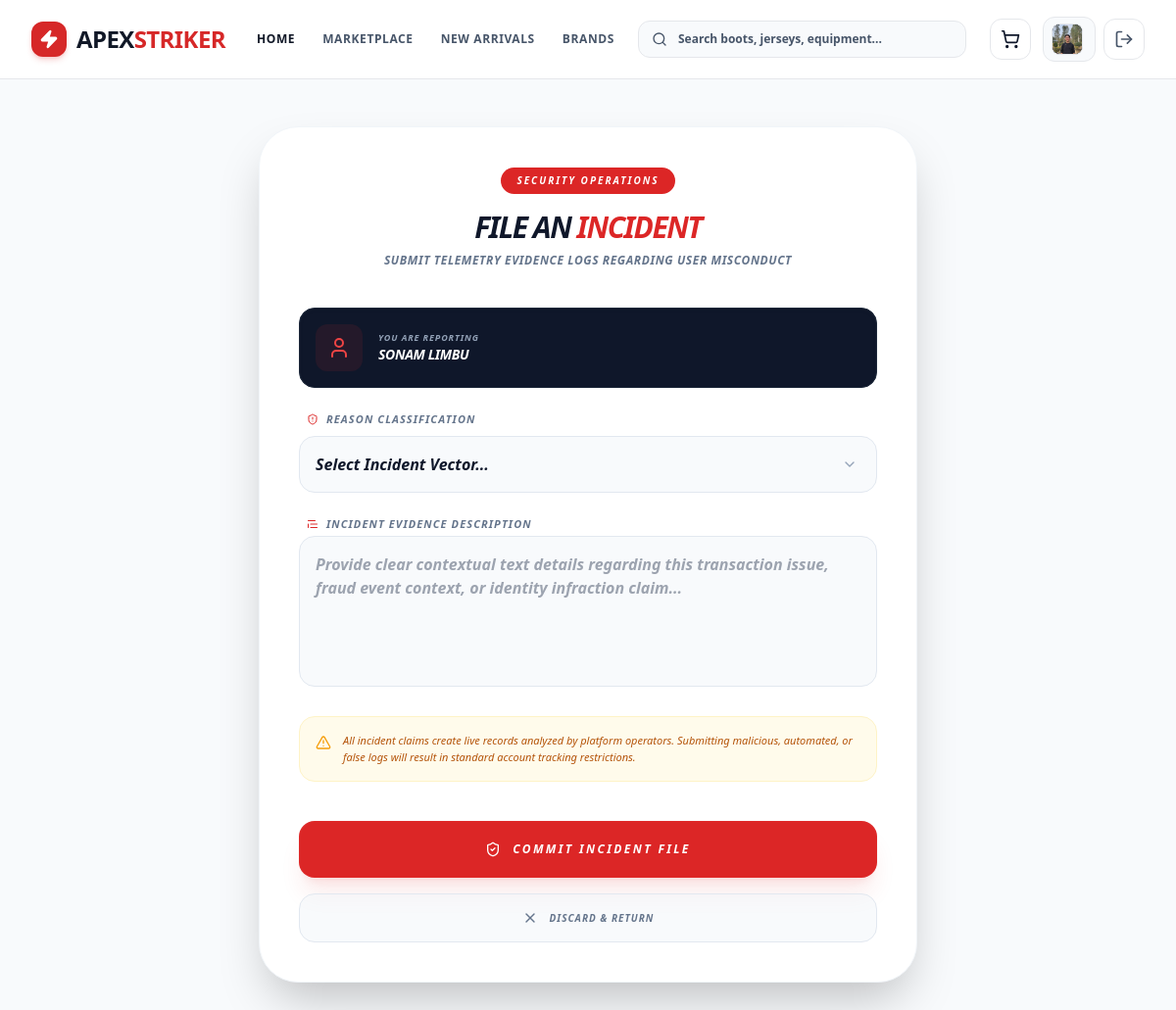
The app's page /report/add/5/ (signed in), older data.
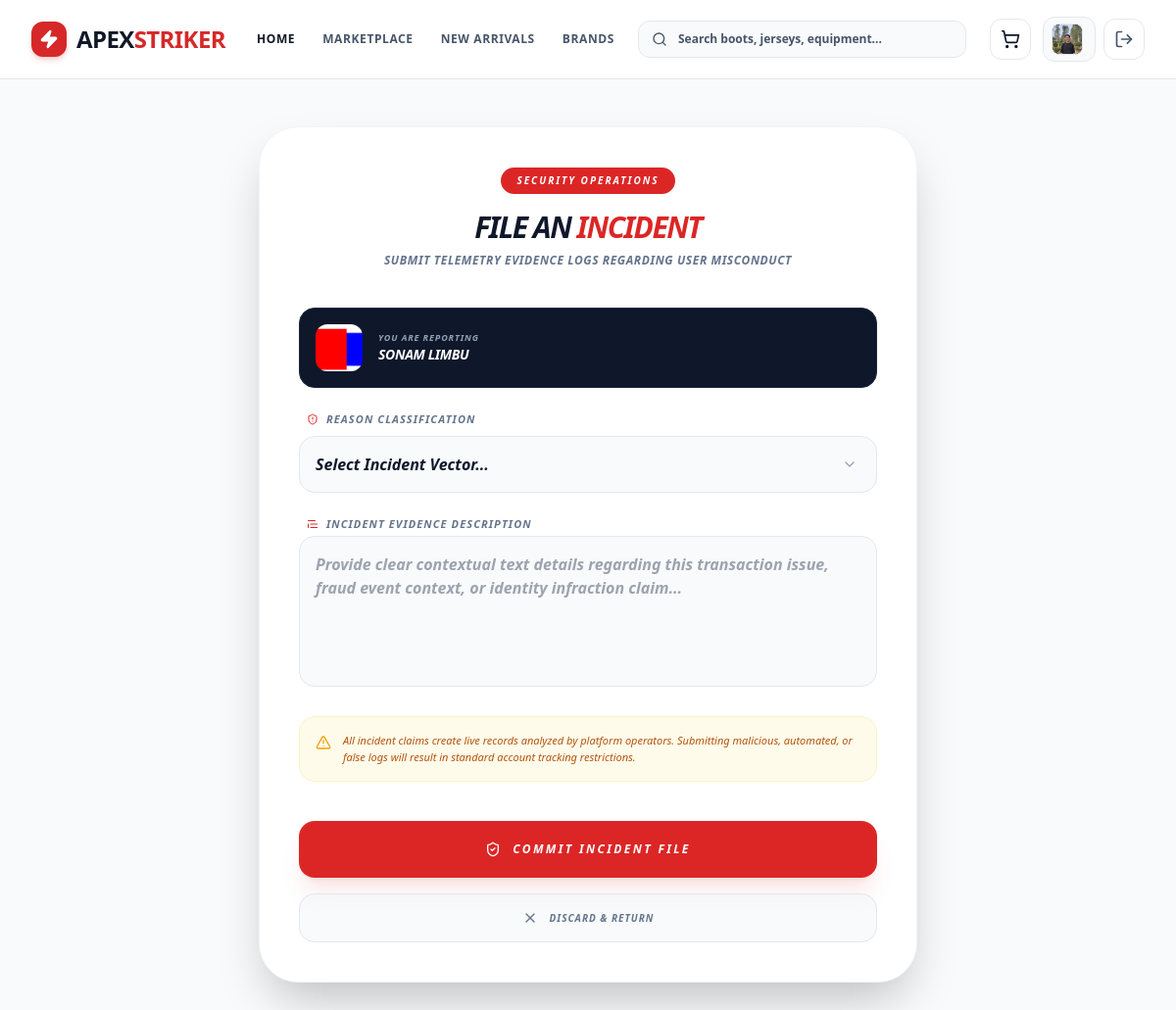
The same page, newer data.
### as_app/models.py (models this page shows, shortened)
class User(AbstractUser):
    class Role(models.TextChoices):
        ADMIN = 'admin', 'Admin'
        VENDOR = 'vendor', 'Vendor'
        CUSTOMER = 'customer', 'Customer'
    phone = models.CharField(max_length=20, blank=True)
    address = models.TextField(blank=True)
    role = models.CharField(max_length=20, choices=Role.choices, default=Role.CUSTOMER)
    profile_picture = models.ImageField(upload_to='images/user/', blank=True, null=True)
    auth_token = models.CharField(max_length=255, blank=True, null=True)
    is_verified = models.BooleanField(default=False)

### as_app/views/report_view.py (the view, shortened to what this page needs)
# urls.py: path('report/add/<int:user_id>/', add_report_view, name='add_report'),
@login_required
def add_report_view(request, user_id):
    profile = User.objects.get(id=user_id)
    if request.user == profile:
        messages.error(request, "You cannot report yourself.")
        return redirect(f'/profile/{profile.id}/')
    if Report.objects.filter(reporter=request.user, reported_user=profile).exists():
        messages.error(request, "You have already reported this user.")
        return redirect(f'/profile/{profile.id}/')
    errors = {}
    return render(request, 'main/add_report_page.html', {'cart_items_count': cart_count(request), 'profile': profile})

### as_app/views/report_view.py (called while the page is built)
def cart_count(request):
    if request.user.is_authenticated and request.user.role == 'customer':
        cart_items_count = Cart.objects.filter(customer=request.user.customer_profile).count()
        return cart_items_count
    return 0

### as_app/templates/main/add_report_page.html (shortened to what the changed rows need)
<!DOCTYPE html>
<html lang="en">
<head>
    {% load static %}
    <link href="{% static 'css/styles.css' %}" rel="stylesheet" />
</head>
<body class="bg-slate-50 flex flex-col min-h-screen font-sans">
    <main class="flex-grow flex items-center justify-center py-12 px-4">
        <div class="max-w-2xl w-full bg-white p-10 rounded-[2.5rem] shadow-2xl border border-slate-100">
            <div class="text-center mb-10">
                <h2 class="text-3xl font-black text-slate-900 tracking-tighter uppercase italic">File An <span class="text-red-600">Incident</span></h2>
            </div>
            <form method="POST" class="space-y-6">
                <div class="p-4 bg-slate-900 border border-slate-800 rounded-2xl flex items-center gap-4 mb-4 shadow-inner">
                    <div class="h-12 w-12 bg-red-600/10 rounded-xl flex items-center justify-center text-red-500 font-black italic shrink-0">
                        {% if profile.profile_picture %}
                            <img src="{{ profile.profile_picture.url }}" alt="Profile Image" class="h-full w-full object-cover rounded-xl">
                        {% else %}
                            <i data-lucide="user" class="w-6 h-6"></i>
                        {% endif %}
                    </div>
                    <div>
                        <p class="text-[9px] font-black text-slate-400 uppercase italic tracking-widest">You Are Reporting</p>
                        <h3 class="text-sm font-black text-white italic uppercase tracking-tight">{{ profile.get_full_name|default:"Target_Offender_Node" }}</h3>
                    </div>
                </div>
            </form>
        </div>
    </main>
</body>
</html>

Row changes from the older to the newer data that the page shows:
changed User "SONAM LIMBU": profile_picture: picture added; profile_picture empty → "images/user/CG13.png" (drawn)
